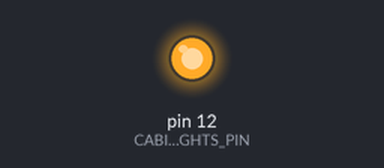
The sketch below on a simulated Arduino Uno, built with avr-gcc and run on an emulated ATmega328P. Shown: output pins drawn as LEDs (lit = HIGH).

Above: at 1.5 s.
At 3.5 s:
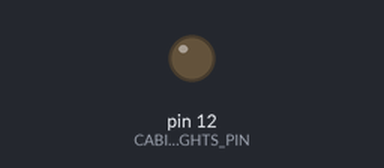
Timing chart, 0 to 5.2 s (numbered marks = the images above):
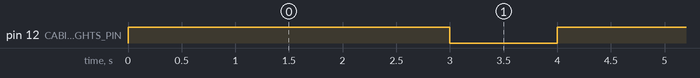

The sketch:

sketch_oct26a.ino
```cpp
/* <-- Hi there! The lines of text inside these symbols are just notes for us humans to read.
 * They help us understand what the code is doing. The Arduino doesn't read these notes at all.
 *
 * Our project: "30 Days - Lost in Space"
 * Today's mission: "Day 2 - It's Really Dark in Here"
 *
 * Learn more at: https://learn.inventr.io/adventure
 *
 * Today, we're going to learn about LEDs (Light Emitting Diodes). These are tiny lights
 * that can glow when we pass electricity through them. They are very small but very strong
 * and can last a long time. You can find them in different colors and sizes.
 *
 * Teachers: Alex Eschenauer & David Schmidt
 */

/*
 * Here, we'll list a few important ideas and parts that we'll learn about today:
 * - A Circuit: It's like a circle that electricity travels around. It needs to be closed, with no breaks.
 * - Current: It's the flow of electricity.
 * - Voltage: It's the force pushing the electricity.
 * - Resistance: It's something that slows down the electricity.
 *
 * And here are some things we'll use with our Arduino HERO:
 * - Breadboard: A tool that helps us build our circuit without any soldering.
 * - 5V pins: These are the pins on our HERO that give 5 volts of power.
 * - GND pins: These pins are connected to the ground, they complete our circuit.
 *
 * We'll also learn about these programming ideas:
 * - Arduino language: A special programming language that helps us talk to our HERO.
 * - Comments: Notes in the code, like this one, that help us understand what is going on.
 * - Variables and Constants: These are places where we can store information.
 * - Functions: These are chunks of code that perform a specific task.
 */

// We start by including this line of code, which helps our HERO work properly with the Arduino program.
#include "Arduino.h"

/*
 * Today we are going to make a big light turn on to light up our lander! We'll use an LED for now to
 * test our setup. We will use a digital pin on our HERO to control our lander's light.
 *
 * In our code, we often use constants. These are like nicknames that we give to specific values. This
 * makes our code easier to read and change later if needed. For example, instead of remembering a pin
 * number, we can just give it a nickname like CABIN_LIGHTS_PIN.
 *
 * One way to define constants is by using a command called #define.  Using this we can give a name
 * (or nickname) to the value that follows the name. You'll notice that the nickname is in capital letters,
 * which is a way to remind us that it's a constant and can't change.
 *
 * In this #define we give the name "CABIN_LIGHTS_PIN" the value of "12".  Whenever you see
 * in this sketch it will have the value of "12".
 */
#define CABIN_LIGHTS_PIN 12   // This is the nickname for the pin connected to our LED.

/*
 * The setup function is where we prepare everything before we start. We only run this function once each
 * time we turn on our HERO or reset it. Here, we are setting up our CABIN_LIGHTS_PIN as an output pin, so
 * we can control our light with it.
 */
void setup() {
  pinMode(CABIN_LIGHTS_PIN, OUTPUT);    // We will control our lander's lights as an OUTPUT.
}

/*
 * After the setup function, the loop function starts. This function keeps repeating over and over, like
 * a circle. Here, we are making our light turn on and off in a repeating pattern.
 */
void loop() {
  digitalWrite(CABIN_LIGHTS_PIN, HIGH);  // This line turns the lander's light ON.
  delay(3000);                           // Wait for one second (1000 milliseconds) with the light ON.
  digitalWrite(CABIN_LIGHTS_PIN, LOW);   // This line turns the lander's light OFF.
  delay(1000);                            // Wait for a tenth of a second (100 milliseconds) with the light OFF.
}
```

Measured:
- by itself, pin 12 (CABIN_LIGHTS_PIN): alternates HIGH for 3.0 s and LOW for 1.0 s
